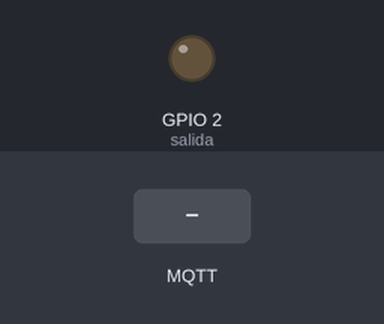
This sketch was run on a simulated ESP8266 (NodeMCU). Shown: output pins drawn as LEDs (lit = HIGH). Inputs (shaded band) come from the test bench. WiFi joins after 1.5 s; servers stay silent unless stated; no MQTT or app messages arrive unless stated; what the sketch prints to the serial monitor is not drawn.

Above: at 2.7 s.
2.8 s: MQTT message "/On" arrives on the first subscribed topic
At 3.2 s:
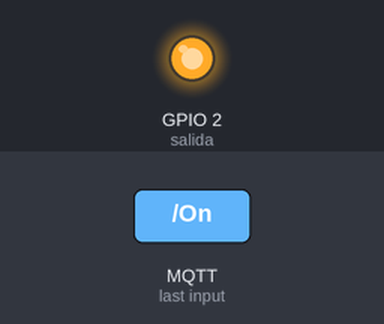
4.3 s: MQTT message "Led1" arrives on the first subscribed topic
At 5.7 s:
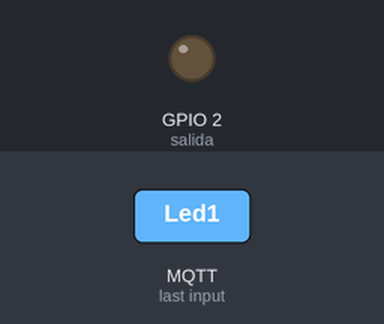
Timing chart, 0 to 7.3 s (numbered marks = the images above; inputs shaded):
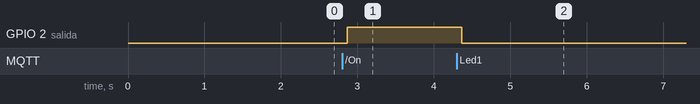

The sketch:

mqtt2led.ino
```cpp
#include <ESP8266WiFi.h>
#include <PubSubClient.h>

//************************Datos de Wifi***********************//
const char* ssid = "LIB-2194305";
const char* password = "3nXqfpkkLs8d";

//************************Datos de Brocker***********************//

const char* mqtt_server = "node02.myqtthub.com";
const char* Id = "esp8266";
const char* User = "cpc.001";
const char* CodePass = "cpc.111";


WiFiClient espClient;
PubSubClient client(espClient);
String _topic;
String _payload;

//************************Puertos de S/E ***********************//

int salida = 2;

//************************ Conexion Wifi ***********************//

void setup_wifi() {
  delay(10);
  WiFi.begin(ssid, password);
  while (WiFi.status() != WL_CONNECTED) {
    Serial.print(".");
    delay(500);
  }
  Serial.println("OK, la hicimos");
}

//************************ Reconect ***********************//

void reconnect() {
  while (!client.connected()) {
    Serial.println("Intentando concetar con servidor MQTT...");
    if (client.connect(Id, User, CodePass)) {
      Serial.println("connectado");
      client.subscribe("Led1");

    } else {
      Serial.print("Falla, Estado: ");
      Serial.print(client.state());
      Serial.println("Intentando en 5 segundos..");
      delay(5000);
    }
  }
}

//************************ Callback ***********************//

void callback (char* topic, byte* payload, unsigned int length) {
  String conc_payload_;
  for (int i = 0; i < length; i++) {
    conc_payload_ += (char)payload[i];
  }
  _topic = topic;
  _payload = conc_payload_;

}

//************************ SETUP ***********************//

void setup() {
  Serial.begin(115200);
  Serial.println("iniciando");
  setup_wifi();
  client.setServer(mqtt_server, 1883);
  client.setCallback(callback);

  pinMode(salida, OUTPUT);

}

//************************ Loop ***********************//

void loop() {
  if (!client.connected()) {
    reconnect();
  }
  client.loop();

  Serial.println(_topic);
  Serial.println(_payload);

  if (_topic == "Led1" && _payload == "/On") {
    digitalWrite(salida, HIGH);
  }
  else {
    digitalWrite(salida, LOW);
    }
  delay(100);


}
```

Measured:
- after the input at 2.8 s, GPIO 2 (salida): LOW → HIGH after 0.07 s
- after the input at 4.3 s, GPIO 2 (salida): HIGH → LOW after 0.07 s
